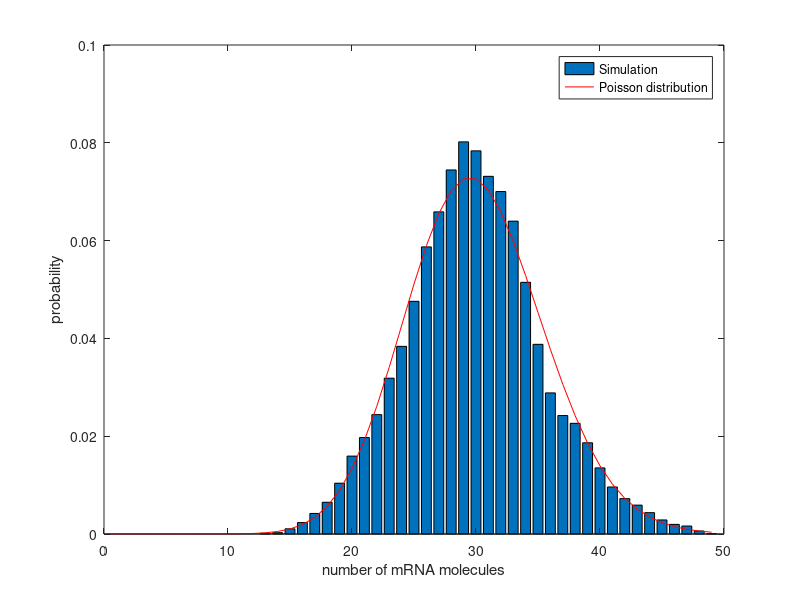

This figure's MATLAB source:
%Gillespie Algorithm:

%In this computational exploration we will solve the simple case of a
%promoter expressing mRNA at a constant rate where the mRNA can in turn
%decay.

%Let's start by defining some parameters:
%For a typical mRNA production rate we take the lac promoter in its induced
%state. Here, it has been shown that a new mRNA is produced approximately
%every 3.3 seconds. As a result, our probability of mRNA production per unit
%time (in min^-1) is
r=20;
%In bacteria, mRNA life times are of just a few minutes. Here we take a
%life time of 1.5 minutes measured for the mRNA of a fusion of the yellow
%fluorescent protein to the membrane protein Tsr. This probability of mRNA
%decay per mRNA and unit time (in min^-1) is given by
gamma=1/1.5;

%First, we want to run some simulations where we start with no mRNA
%molecules. As a result, we set the initial condition:
m(1)=0;

%Next, we need to specify how many iterations of the algorithm we want to
%make. For each iteration we will flip a coin.
MaxT=500;

for i=1:MaxT
    %Calculate k1, k2 and k0, the sum of all probabilities per unit time.
    %Notice how k2 actually depends on time and, as a result, k0 does as
    %well.
    k1=r;
    k2=m(i)*gamma;
    k0=k1+k2;
    
    %Next, we want to determine the time to the next reaction, which we
    %will store in the vector tau.
    %In order to determine the time to the next time point we need to draw
    %it from the distribution shown in Figure 19.38(A). As shown in the
    %book one can relate such a distribution to a uniform distribution
    %between 0 and 1 through
    tau(i)=1/k0*log(1/rand);
    %where the function "rand" gives a random number with uniform
    %probability between 0 and 1.
    
    
    %Now, flip a coin to determine which one of the reactions will take
    %place. First, generate a random number between 0 and 1 using the
    %function "rand"
    CoinFlip=rand;
    
    %If the coin landed in the interval [0,k1/k0] then go for reaction 1,
    %corresponding to an mRNA production. If it landed in the interval
    %[k1/k0,1] then do reaction 2, corresponding to an mRNA decay.
    if CoinFlip<=k1/k0
        m(i+1)=m(i)+1;
    else
        m(i+1)=m(i)-1;
    end
end


%Now, in order to plot the mRNA as a function of time,  let's first 
%calculate the time axis. Remember
%that the tau's are just the time increments. Here, we sum over all tau's
%up to each time point.
T(1)=0;
for i=1:length(tau)
    T(i+1)=sum(tau(1:i));
end

%Finally, plot the results of the simulation together with the
%deterministic solution for the mean. Notice that if you run this code
%several times you'll get different traces!
figure(1)
plot(T,m)
hold on
plot(T,r/gamma*(1-exp(-T*gamma)),'-k')
hold off
xlabel('time (min)')
ylabel('number of mRNA molecules')


%Finally, we want to calculate the distribution in steady state. In order
%to do this we will start the simulation with the initial condition
%corresponding to the mean steady state number of mRNA molecules.

%First, clear all variables
clear all

%Set up the parameters once again:
r=20;
gamma=1/1.5;

%Notice the different initial condition
m(1)=round(r/gamma);

%Also, we're going to need more data points in order to calculate the
%moments of the distribution.
MaxT=10000;


for i=1:MaxT
    %Calculate k1, k2 and k0, the sum of all probabilities per unit time.
    %Notice how k2 actually depends on time and, as a result, k0 does as
    %well.
    k1=r;
    k2=m(i)*gamma;
    k0=k1+k2;
    
    %Instead of flipping a coin to calculate the next time point at which
    %there is a transition we just take the average. tau is the time for the 
    %next reaction. If we were solving the full problem we'd flip a coin
    %in order to determine the value of tau and calculate it
    %from: tau(i)=1/k0*log(1/CoinFlip);
    tau(i)=1/k0;
    
    %Now, flip a coin to determine which one of the reactions can take
    %place. First, generate a random number between 0 and 1 using the
    %function "rand"
    CoinFlip=rand;
    
    %If the coin landed in the interval [0,k1/k0] then go for reaction 1,
    %corresponding to an mRNA production. If it landed in the interval
    %[k1/k0,1] then do reaction 2, corresponding to an mRNA decay.
    
    if CoinFlip<=k1/k0
        m(i+1)=m(i)+1;
    else
        m(i+1)=m(i)-1;
    end
end


%One quick way to check our simulation is to see if it follows a Poisson
%distribution. Of course, we can just plot our distribution together with
%the expectation (as we will do later). Still, we can look for one of the
%main features of the Poisson distribution: the variance should be equal to
%the mean.

%In order to calculate the mean value we need to remember that each
%iteration is associated with a different time interval. As a result, the number
%of mRNA molecules stored in m will have existed for different time
%periods, which are specified by tau. This means that when calculating an
%average we need to weight each mRNA occurence in m using the time over
%which it existed.

MeanM=sum(m(1:end-1).*tau)/sum(tau)
SecondMoment=sum((m(1:end-1).^2).*tau)/sum(tau);

VarianceM=SecondMoment-MeanM^2

%We see that indeed the variance and mean are comparable. The more
%iterations we do in our algorithm, the closer they should get to each
%other.

%We end this exploration by computing the probability distribution. For
%each number of mRNA found throughout the simulation we want to ask how
%often we found it. In other words, the probability of finding a certain
%number of mRNA molecules is related to the period of time that number of
%molecules existed in our simulation.

%Let's start by initializing a vector that will keep track of how long each
%number of mRNA molecules was found throughout the simulation/
MaxmRNA = max(m); %This is just the maximum number of mRNA molecules observed.

%p will be the vector were we store the information. It is a vector with
%length MaxmRNA such that each index along the vector corresponds to an
%observed number of mRNA molecules. We start by setting every element in p
%to zero.
p = zeros(1,MaxmRNA);

%Now, let's go through each time step. For each time step we know the
%number of mRNA molecules m(i) and the time that number existed until the
%next reaction, tau(i). We store that information in p.
for i=1:MaxT
   p(m(i)) = p(m(i)) + tau(i);
end
%Finally, we normalize the distribution
p = p/sum(p);


%Now, let's plot a histogram of p together with the expected Poisson
%distribution
figure(1)
bar([1:MaxmRNA],p);
hold on
X = 0:MaxmRNA;
Y = poisspdf(X,r/gamma);
plot(X,Y,'-r');
hold off
xlabel('number of mRNA molecules')
ylabel('probability')
legend('Simulation','Poisson distribution')


%The agreement might not be perfect. At least, it is probably not as good
%as the agreement in the figure associated with this computational
%exploration in the chapter. The main reason for the disagreement is the
%fact that we did not perform a coin flip to determine the values of tau
%(unlike what we actually did to generate the figure). Instead we only took
%its average for each iteration. A second cause of
%disagreement is the number of iterations employed in our simulation. Both
%of these limitations are easily solvable and are, in fact, taken into
%account when this algorithm is used in the context of research.


